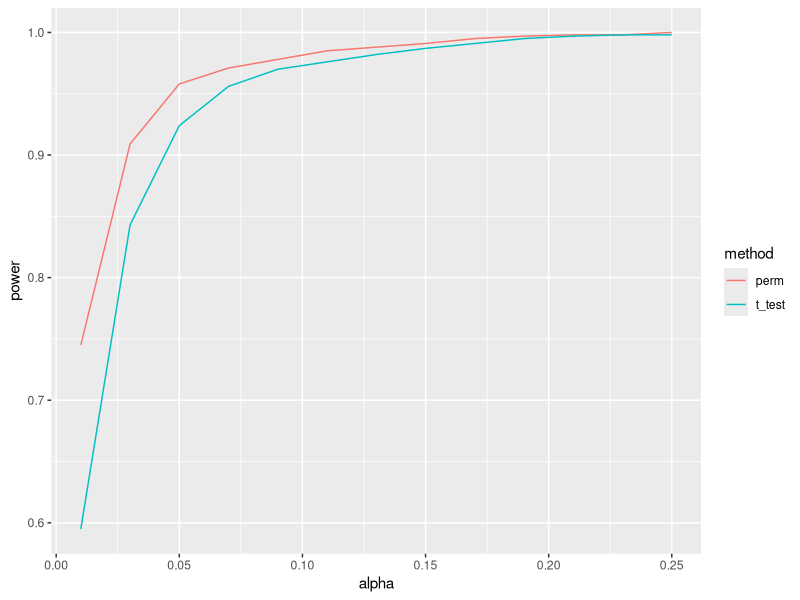

Here is the R script that generated this plot:
### Trials for comparing performance between t-test and test through balanced permutation
### This simulation assumes that both groups follow normal distribution with sd = 1

# Number of replications
rep <- 1000
# Number of samples drawn to get empirical distribution
m <- 10000
# Nominal significance level
alpha <- seq(0.01, 0.25, by = 0.02)
# Number of samples in each group
n <- 4
# Normal mean for each group
mu1 <- 0
mu2 <- 3
# Standard deviation for the normal distribution for each group
sigma <- 1

# Simulate control group and treatment group and repeat 'rep' times
control <- replicate(rep, rnorm(n, mu1, sigma))
treat <- replicate(rep, rnorm(n, mu2, sigma))
dat <- rbind(control, treat)

# Construct all the permutations (half when each group has equal number of samples based on symmetry)
# Randomly pick one from all the balanced permutations
perms <- combn(2*n, n)
perms <- perms[, seq_len(ncol(perms)/2)]
idx <- which(apply(perms, 2, FUN = function(x) sum(x %in% (1:n)) == floor(n/2)))
perm <- perms[, sample(idx, 1)]

##########################################################
###############     Two-sample t-test     ################    
##########################################################

stat_t_test <- unlist(lapply(1:rep, FUN = function(x, control, treat) 
  t.test(control[, x], treat[, x])$statistic, control = control, treat = treat))
p_val_t_test <- unlist(lapply(1:rep, FUN = function(x, control, treat) 
  t.test(control[, x], treat[, x])$p.value, control = control, treat = treat))
power_t_test <- unlist(lapply(alpha, FUN = function(x, p_val) sum(p_val <= x)/rep, p_val = p_val_t_test))

##########################################################
#######    Heuristic balanced permutation test    ########    
##########################################################
mu2_heuristic <- 0.5
J <- rpois(m, n/4*(mu2_heuristic - mu1)^2)
t_sam <- rt(m, df = 2*n - 2 + 2*J)
# Draw samples from the supposed distribution for the balanced permuted statistic given heuristic alt mean
emp_alt <- sqrt((2*n - 2)/(2*n - 2 + 2*J))*t_sam
alt_ecdf <- ecdf(abs(emp_alt))

# # Control and treatment group after a balanced permutation
# control_perm <- dat[perm, ]
# treat_perm <- dat[-perm, ]
# 
# stat_perm <- unlist(lapply(1:rep, FUN = function(x, control, treat) 
#   t.test(control[, x], treat[, x])$stat, control = control_perm, treat = treat_perm))

p_val_perm <- 1 - alt_ecdf(abs(stat_t_test))
power_perm <-  unlist(lapply(alpha, FUN = function(x, p_val) sum(p_val <= x)/rep, p_val = p_val_perm))

##########################################################
#######      Compare the power of two methods     ########    
##########################################################
library(ggplot2)
plot_data <- data.frame(matrix(0, ncol = 3, nrow = 2*length(alpha)))
plot_data[, 1] <- rep(alpha, 2)
plot_data[, 2] <- c(power_t_test, power_perm)
plot_data[, 3] <- c(rep("t_test", length(alpha)), rep("perm", length(alpha)))

colnames(plot_data) <- c("alpha", "power", "method")

ggplot(data = plot_data, aes(x = alpha, y = power, color = method)) + geom_line()


